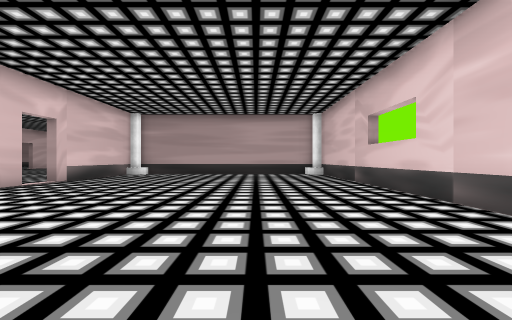
View 1 (above)

17 first-person views from a walk through a 3-D level made in the Unity game engine. The camera is 1.4 m above the floor, looks level and sees 90° across. The floor is counted in squares, 2 m on a side. Each view is taken from the middle of a square. On the plan, view 1 faces up. The plan holds only what a view shows up to about 9 squares ahead; the rest is blank. The place goes on beyond the plan.

View 2
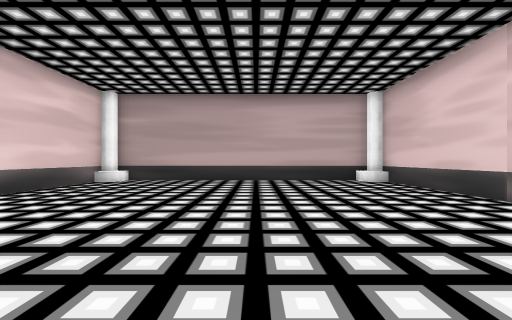

View 3
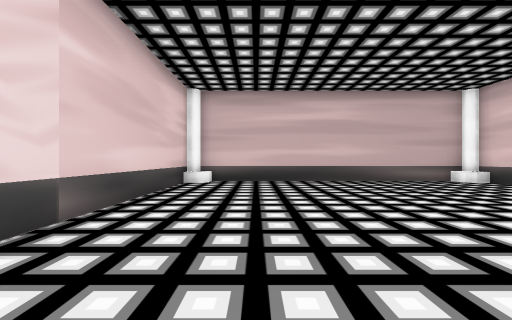

View 4
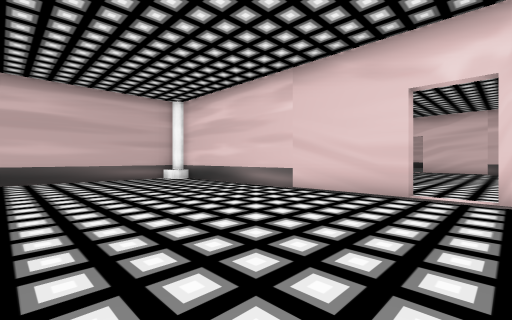

View 5
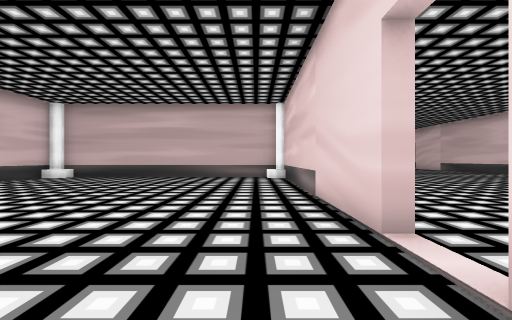

View 6
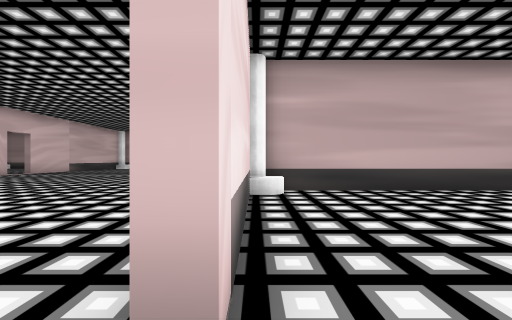

View 7
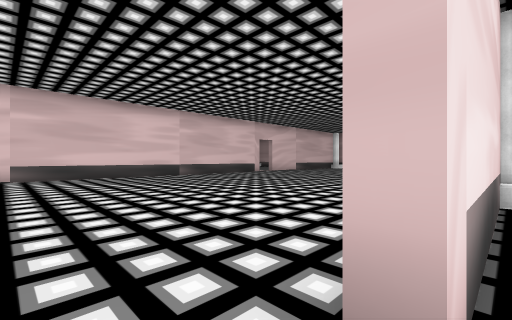

View 8
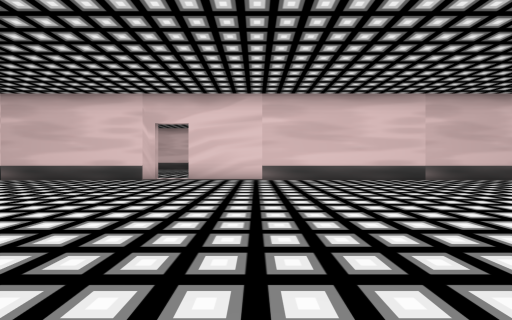

View 9
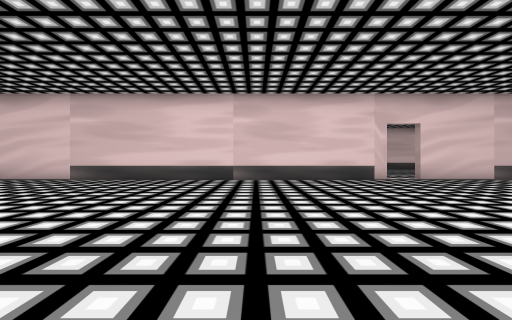

View 10
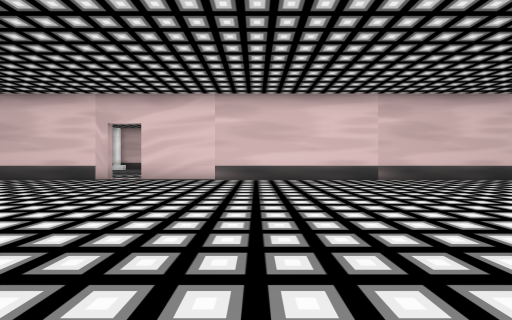

View 11
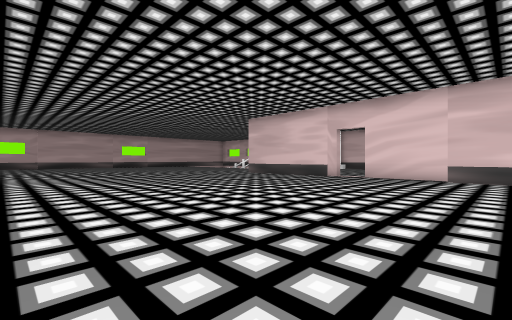

View 12
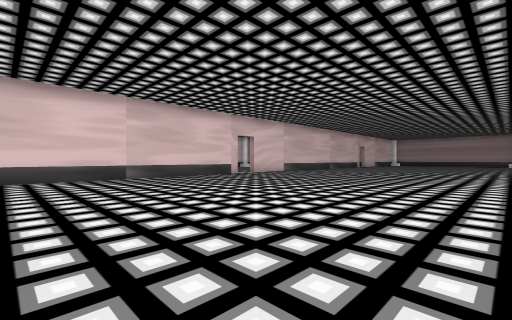

View 13
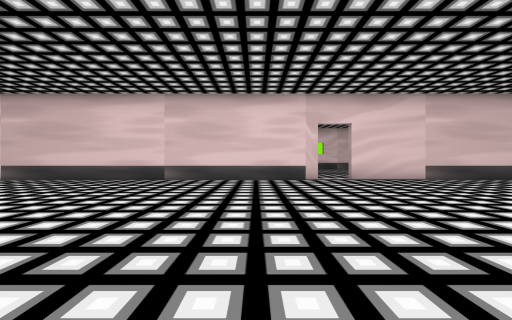

View 14
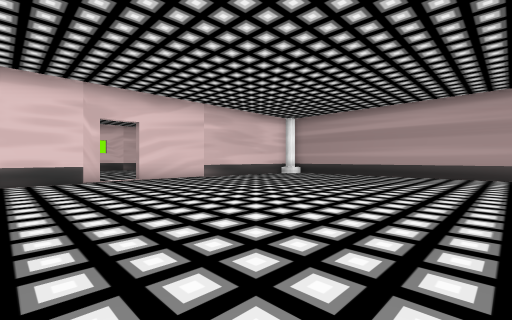

View 15
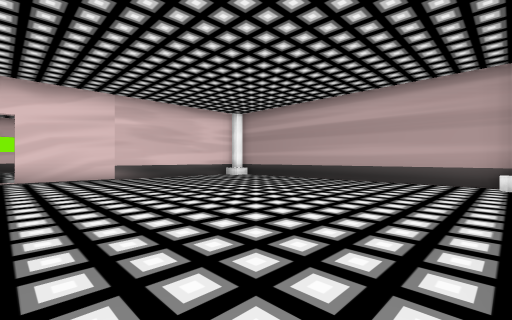

View 16
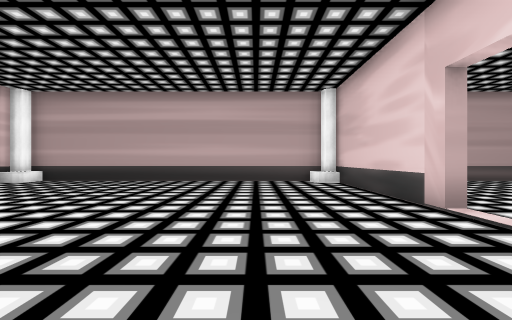

View 17
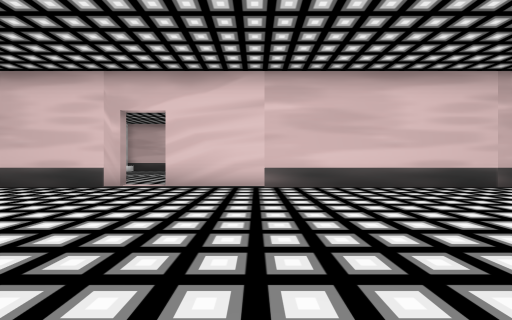

### Floor plan
Points are (right, up) in squares from view 1. A wall is a line through its corners. A room is listed if a view was taken in it or the views show most of it. See-through windows are left out.
Room 1 (views 1, 2, 3, 4, 5)
walls: (-6.1, 6.8) (-6.1, -0.5); (3.2, 0) (3.2, 12.5); (-6.1, 11.5) (-6.1, 7.8); (2.9, 12.9) (-5.9, 12.9); (-5.5, -1.5) (2.5, -1.5)
ways out: opening at (-6, 7) to room 2
objects: pillar (3, -1); pillar (3, 12)
Room 2 (views 6, 7, 8, 9, 10, 11, 12, 13, 14, 15, 16, 17)
walls: (-16.8, 3.6) (-16.8, -10); (-6.4, 12.5) (-6.4, 21.4); (-6.1, 12.5) (-6.1, 11.5); (-16.8, 18.2) (-16.8, 4.6); (-6, 22.5) (-6.4, 22.5) (-6.4, 26.4); (-16.8, -11) (-16.8, -14.9); (-16.8, 24.9) (-16.8, 19.2); (-6.8, 27.5) (-16.5, 27.5)
ways out: opening at (-6, 7) to room 1; opening at (-17, 4); opening at (-17, 19); opening at (-6, 22); gap at (-17, -10.5)
objects: pillar (-16, 27); pillar (-7, 27); pillar (-6, -1); pillar (-6, 12)

Where each view was taken, in squares from view 1:
view 1: 0 up, 0 right, facing up
view 2: 4 up, 1 left, facing up
view 3: 7 up, 1 right, facing down
view 4: 8 up, 1 left, facing down-left
view 5: 9 up, 5 left, facing down
view 6: 7 up, 6 left, facing up
view 7: 7 up, 6 left, facing up-left
view 8: 7 up, 8 left, facing left
view 9: 1 down, 8 left, facing left
view 10: 6 down, 8 left, facing left
view 11: 6 down, 7 left, facing down-left
view 12: 5 down, 7 left, facing up-left
view 13: 16 up, 8 left, facing left
view 14: 16 up, 8 left, facing up-left
view 15: 19 up, 7 left, facing up-left
view 16: 19 up, 9 left, facing up
view 17: 19 up, 13 left, facing right
